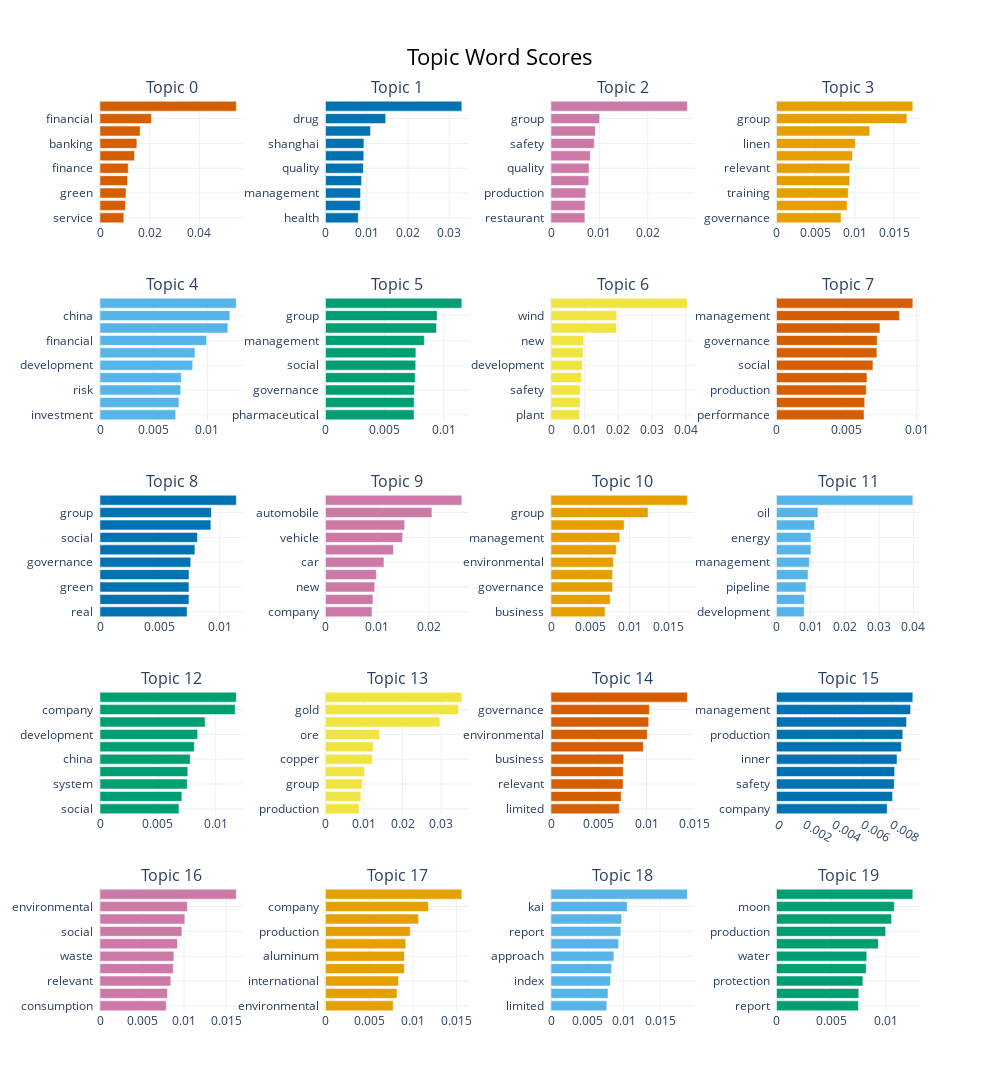

The cell this chart's notebook holds for it:
### Code cell
topic_model.visualize_barchart(top_n_topics=20, n_words=10)

### Figure 1 — Plotly figure (JSON) as saved in the notebook; plotly's stock layout.template omitted (floating-point values rounded to 4 significant figures)
{"data": [{"marker": {"color": "#D55E00"}, "orientation": "h", "type": "bar", "x": [0.009621, 0.01021, 0.01049, 0.01107, 0.01138, 0.01391, 0.01484, 0.01618, 0.02073, 0.05491], "xaxis": "x", "y": ["service  ", "poverty  ", "green  ", "loan  ", "finance  ", "branch  ", "banking  ", "credit  ", "financial  ", "bank  "], "yaxis": "y"}, {"marker": {"color": "#0072B2"}, "orientation": "h", "type": "bar", "x": [0.007946, 0.008433, 0.008504, 0.008741, 0.009164, 0.009282, 0.009321, 0.01091, 0.01459, 0.03305], "xaxis": "x2", "y": ["health  ", "clinical  ", "management  ", "production  ", "quality  ", "medicine  ", "shanghai  ", "medical  ", "drug  ", "pharmaceutical  "], "yaxis": "y2"}, {"marker": {"color": "#CC79A7"}, "orientation": "h", "type": "bar", "x": [0.007012, 0.007039, 0.007197, 0.007801, 0.007874, 0.00813, 0.008951, 0.009154, 0.01007, 0.02819], "xaxis": "x3", "y": ["restaurant  ", "environmental  ", "production  ", "ya  ", "quality  ", "product  ", "safety  ", "hei  ", "group  ", "food  "], "yaxis": "y3"}, {"marker": {"color": "#E69F00"}, "orientation": "h", "type": "bar", "x": [0.008244, 0.008999, 0.00916, 0.009353, 0.009363, 0.009701, 0.01006, 0.0119, 0.01665, 0.0174], "xaxis": "x4", "y": ["governance  ", "social  ", "training  ", "environmental  ", "relevant  ", "staff  ", "linen  ", "labour  ", "group  ", "kingdom  "], "yaxis": "y4"}, {"marker": {"color": "#56B4E9"}, "orientation": "h", "type": "bar", "x": [0.007043, 0.007345, 0.00751, 0.007565, 0.008626, 0.008841, 0.009916, 0.0119, 0.01208, 0.01269], "xaxis": "x5", "y": ["investment  ", "system  ", "risk  ", "business  ", "development  ", "management  ", "financial  ", "leasing  ", "china  ", "company  "], "yaxis": "y5"}, {"marker": {"color": "#009E73"}, "orientation": "h", "type": "bar", "x": [0.007492, 0.0075, 0.007526, 0.007585, 0.007635, 0.007648, 0.008362, 0.009393, 0.009447, 0.01153], "xaxis": "x6", "y": ["pharmaceutical  ", "safety  ", "governance  ", "quality  ", "social  ", "water  ", "management  ", "environmental  ", "group  ", "production  "], "yaxis": "y6"}, {"marker": {"color": "#F0E442"}, "orientation": "h", "type": "bar", "x": [0.008531, 0.008633, 0.008682, 0.009129, 0.009293, 0.009489, 0.009726, 0.01947, 0.01955, 0.04052], "xaxis": "x7", "y": ["plant  ", "photovoltaic  ", "safety  ", "solar  ", "development  ", "generation  ", "new  ", "energy  ", "wind  ", "power  "], "yaxis": "y7"}, {"marker": {"color": "#D55E00"}, "orientation": "h", "type": "bar", "x": [0.006247, 0.006291, 0.006403, 0.006452, 0.006877, 0.007159, 0.007184, 0.007378, 0.00877, 0.009723], "xaxis": "x8", "y": ["performance  ", "business  ", "production  ", "safety  ", "social  ", "report  ", "governance  ", "environmental  ", "management  ", "group  "], "yaxis": "y8"}, {"marker": {"color": "#0072B2"}, "orientation": "h", "type": "bar", "x": [0.007281, 0.007429, 0.007434, 0.007435, 0.007581, 0.007934, 0.008137, 0.009264, 0.009305, 0.01139], "xaxis": "x9", "y": ["real  ", "estate  ", "green  ", "environmental  ", "governance  ", "management  ", "social  ", "service  ", "group  ", "property  "], "yaxis": "y9"}, {"marker": {"color": "#CC79A7"}, "orientation": "h", "type": "bar", "x": [0.008992, 0.009176, 0.009525, 0.009839, 0.01131, 0.01315, 0.01493, 0.01533, 0.02059, 0.02638], "xaxis": "x10", "y": ["company  ", "great  ", "new  ", "automotive  ", "car  ", "auto  ", "vehicle  ", "wall  ", "automobile  ", "motor  "], "yaxis": "y10"}, {"marker": {"color": "#E69F00"}, "orientation": "h", "type": "bar", "x": [0.006875, 0.007543, 0.007839, 0.007842, 0.007926, 0.0083, 0.008755, 0.009311, 0.01235, 0.01734], "xaxis": "x11", "y": ["business  ", "community  ", "governance  ", "social  ", "environmental  ", "report  ", "management  ", "construction  ", "group  ", "property  "], "yaxis": "y11"}, {"marker": {"color": "#56B4E9"}, "orientation": "h", "type": "bar", "x": [0.008094, 0.008182, 0.008629, 0.009234, 0.009582, 0.01006, 0.01007, 0.0111, 0.01211, 0.03983], "xaxis": "x12", "y": ["development  ", "china  ", "pipeline  ", "natural  ", "management  ", "corp  ", "energy  ", "safety  ", "oil  ", "gas  "], "yaxis": "y12"}, {"marker": {"color": "#009E73"}, "orientation": "h", "type": "bar", "x": [0.006828, 0.007079, 0.007538, 0.007591, 0.007801, 0.008155, 0.008442, 0.009089, 0.01168, 0.01179], "xaxis": "x13", "y": ["social  ", "project  ", "system  ", "construction  ", "china  ", "management  ", "development  ", "corporate  ", "company  ", "responsibility  "], "yaxis": "y13"}, {"marker": {"color": "#F0E442"}, "orientation": "h", "type": "bar", "x": [0.008689, 0.009177, 0.009567, 0.01008, 0.01215, 0.01241, 0.01404, 0.02968, 0.03452, 0.03537], "xaxis": "x14", "y": ["production  ", "company  ", "group  ", "environmental  ", "copper  ", "safety  ", "ore  ", "mining  ", "gold  ", "mine  "], "yaxis": "y14"}, {"marker": {"color": "#D55E00"}, "orientation": "h", "type": "bar", "x": [0.007146, 0.007346, 0.007542, 0.007561, 0.007609, 0.009662, 0.01007, 0.01022, 0.01029, 0.01427], "xaxis": "x15", "y": ["limited  ", "consumption  ", "relevant  ", "waste  ", "business  ", "report  ", "environmental  ", "social  ", "governance  ", "group  "], "yaxis": "y15"}, {"marker": {"color": "#0072B2"}, "orientation": "h", "type": "bar", "x": [0.007633, 0.008004, 0.008123, 0.00815, 0.008313, 0.008616, 0.00871, 0.008972, 0.009252, 0.009404], "xaxis": "x16", "y": ["company  ", "social  ", "safety  ", "governance  ", "inner  ", "group  ", "production  ", "environmental  ", "management  ", "water  "], "yaxis": "y16"}, {"marker": {"color": "#CC79A7"}, "orientation": "h", "type": "bar", "x": [0.00789, 0.008024, 0.008426, 0.008723, 0.008793, 0.00922, 0.009749, 0.0101, 0.01039, 0.01623], "xaxis": "x17", "y": ["consumption  ", "data  ", "relevant  ", "report  ", "waste  ", "year  ", "social  ", "governance  ", "environmental  ", "group  "], "yaxis": "y17"}, {"marker": {"color": "#E69F00"}, "orientation": "h", "type": "bar", "x": [0.007741, 0.008169, 0.008353, 0.009015, 0.009034, 0.009175, 0.009685, 0.01063, 0.01177, 0.01558], "xaxis": "x18", "y": ["environmental  ", "safety  ", "international  ", "project  ", "aluminum  ", "management  ", "production  ", "aluminium  ", "company  ", "power  "], "yaxis": "y18"}, {"marker": {"color": "#56B4E9"}, "orientation": "h", "type": "bar", "x": [0.007673, 0.007844, 0.008166, 0.008341, 0.008655, 0.009304, 0.009614, 0.009721, 0.01049, 0.01876], "xaxis": "x19", "y": ["limited  ", "management  ", "index  ", "business  ", "approach  ", "content  ", "report  ", "performance  ", "kai  ", "hong  "], "yaxis": "y19"}, {"marker": {"color": "#009E73"}, "orientation": "h", "type": "bar", "x": [0.007492, 0.007528, 0.007903, 0.008202, 0.008259, 0.009317, 0.009988, 0.01053, 0.01078, 0.01247], "xaxis": "x20", "y": ["report  ", "chemical  ", "protection  ", "emission  ", "water  ", "waste  ", "production  ", "environmental  ", "moon  ", "group  "], "yaxis": "y20"}], "layout": {"annotations": [{"font": {"size": 16}, "showarrow": false, "text": "Topic 0", "x": 0.0875, "xanchor": "center", "xref": "paper", "y": 1.0, "yanchor": "bottom", "yref": "paper"}, {"font": {"size": 16}, "showarrow": false, "text": "Topic 1", "x": 0.3625, "xanchor": "center", "xref": "paper", "y": 1.0, "yanchor": "bottom", "yref": "paper"}, {"font": {"size": 16}, "showarrow": false, "text": "Topic 2", "x": 0.6375, "xanchor": "center", "xref": "paper", "y": 1.0, "yanchor": "bottom", "yref": "paper"}, {"font": {"size": 16}, "showarrow": false, "text": "Topic 3", "x": 0.9125, "xanchor": "center", "xref": "paper", "y": 1.0, "yanchor": "bottom", "yref": "paper"}, {"font": {"size": 16}, "showarrow": false, "text": "Topic 4", "x": 0.0875, "xanchor": "center", "xref": "paper", "y": 0.784, "yanchor": "bottom", "yref": "paper"}, {"font": {"size": 16}, "showarrow": false, "text": "Topic 5", "x": 0.3625, "xanchor": "center", "xref": "paper", "y": 0.784, "yanchor": "bottom", "yref": "paper"}, {"font": {"size": 16}, "showarrow": false, "text": "Topic 6", "x": 0.6375, "xanchor": "center", "xref": "paper", "y": 0.784, "yanchor": "bottom", "yref": "paper"}, {"font": {"size": 16}, "showarrow": false, "text": "Topic 7", "x": 0.9125, "xanchor": "center", "xref": "paper", "y": 0.784, "yanchor": "bottom", "yref": "paper"}, {"font": {"size": 16}, "showarrow": false, "text": "Topic 8", "x": 0.0875, "xanchor": "center", "xref": "paper", "y": 0.568, "yanchor": "bottom", "yref": "paper"}, {"font": {"size": 16}, "showarrow": false, "text": "Topic 9", "x": 0.3625, "xanchor": "center", "xref": "paper", "y": 0.568, "yanchor": "bottom", "yref": "paper"}, {"font": {"size": 16}, "showarrow": false, "text": "Topic 10", "x": 0.6375, "xanchor": "center", "xref": "paper", "y": 0.568, "yanchor": "bottom", "yref": "paper"}, {"font": {"size": 16}, "showarrow": false, "text": "Topic 11", "x": 0.9125, "xanchor": "center", "xref": "paper", "y": 0.568, "yanchor": "bottom", "yref": "paper"}, {"font": {"size": 16}, "showarrow": false, "text": "Topic 12", "x": 0.0875, "xanchor": "center", "xref": "paper", "y": 0.352, "yanchor": "bottom", "yref": "paper"}, {"font": {"size": 16}, "showarrow": false, "text": "Topic 13", "x": 0.3625, "xanchor": "center", "xref": "paper", "y": 0.352, "yanchor": "bottom", "yref": "paper"}, {"font": {"size": 16}, "showarrow": false, "text": "Topic 14", "x": 0.6375, "xanchor": "center", "xref": "paper", "y": 0.352, "yanchor": "bottom", "yref": "paper"}, {"font": {"size": 16}, "showarrow": false, "text": "Topic 15", "x": 0.9125, "xanchor": "center", "xref": "paper", "y": 0.352, "yanchor": "bottom", "yref": "paper"}, {"font": {"size": 16}, "showarrow": false, "text": "Topic 16", "x": 0.0875, "xanchor": "center", "xref": "paper", "y": 0.136, "yanchor": "bottom", "yref": "paper"}, {"font": {"size": 16}, "showarrow": false, "text": "Topic 17", "x": 0.3625, "xanchor": "center", "xref": "paper", "y": 0.136, "yanchor": "bottom", "yref": "paper"}, {"font": {"size": 16}, "showarrow": false, "text": "Topic 18", "x": 0.6375, "xanchor": "center", "xref": "paper", "y": 0.136, "yanchor": "bottom", "yref": "paper"}, {"font": {"size": 16}, "showarrow": false, "text": "Topic 19", "x": 0.9125, "xanchor": "center", "xref": "paper", "y": 0.136, "yanchor": "bottom", "yref": "paper"}], "height": 1250, "hoverlabel": {"bgcolor": "white", "font": {"family": "Rockwell", "size": 16}}, "showlegend": false, "title": {"font": {"color": "Black", "size": 22}, "text": "Topic Word Scores", "x": 0.5, "xanchor": "center", "yanchor": "top"}, "width": 1000, "xaxis": {"anchor": "y", "domain": [0, 0.175], "showgrid": true}, "xaxis10": {"anchor": "y10", "domain": [0.275, 0.45], "showgrid": true}, "xaxis11": {"anchor": "y11", "domain": [0.55, 0.725], "showgrid": true}, "xaxis12": {"anchor": "y12", "domain": [0.825, 1], "showgrid": true}, "xaxis13": {"anchor": "y13", "domain": [0, 0.175], "showgrid": true}, "xaxis14": {"anchor": "y14", "domain": [0.275, 0.45], "showgrid": true}, "xaxis15": {"anchor": "y15", "domain": [0.55, 0.725], "showgrid": true}, "xaxis16": {"anchor": "y16", "domain": [0.825, 1], "showgrid": true}, "xaxis17": {"anchor": "y17", "domain": [0, 0.175], "showgrid": true}, "xaxis18": {"anchor": "y18", "domain": [0.275, 0.45], "showgrid": true}, "xaxis19": {"anchor": "y19", "domain": [0.55, 0.725], "showgrid": true}, "xaxis2": {"anchor": "y2", "domain": [0.275, 0.45], "showgrid": true}, "xaxis20": {"anchor": "y20", "domain": [0.825, 1], "showgrid": true}, "xaxis3": {"anchor": "y3", "domain": [0.55, 0.725], "showgrid": true}, "xaxis4": {"anchor": "y4", "domain": [0.825, 1], "showgrid": true}, "xaxis5": {"anchor": "y5", "domain": [0, 0.175], "showgrid": true}, "xaxis6": {"anchor": "y6", "domain": [0.275, 0.45], "showgrid": true}, "xaxis7": {"anchor": "y7", "domain": [0.55, 0.725], "showgrid": true}, "xaxis8": {"anchor": "y8", "domain": [0.825, 1], "showgrid": true}, "xaxis9": {"anchor": "y9", "domain": [0, 0.175], "showgrid": true}, "yaxis": {"anchor": "x", "domain": [0.864, 1.0], "showgrid": true}, "yaxis10": {"anchor": "x10", "domain": [0.432, 0.568], "showgrid": true}, "yaxis11": {"anchor": "x11", "domain": [0.432, 0.568], "showgrid": true}, "yaxis12": {"anchor": "x12", "domain": [0.432, 0.568], "showgrid": true}, "yaxis13": {"anchor": "x13", "domain": [0.216, 0.352], "showgrid": true}, "yaxis14": {"anchor": "x14", "domain": [0.216, 0.352], "showgrid": true}, "yaxis15": {"anchor": "x15", "domain": [0.216, 0.352], "showgrid": true}, "yaxis16": {"anchor": "x16", "domain": [0.216, 0.352], "showgrid": true}, "yaxis17": {"anchor": "x17", "domain": [0, 0.136], "showgrid": true}, "yaxis18": {"anchor": "x18", "domain": [0, 0.136], "showgrid": true}, "yaxis19": {"anchor": "x19", "domain": [0, 0.136], "showgrid": true}, "yaxis2": {"anchor": "x2", "domain": [0.864, 1.0], "showgrid": true}, "yaxis20": {"anchor": "x20", "domain": [0, 0.136], "showgrid": true}, "yaxis3": {"anchor": "x3", "domain": [0.864, 1.0], "showgrid": true}, "yaxis4": {"anchor": "x4", "domain": [0.864, 1.0], "showgrid": true}, "yaxis5": {"anchor": "x5", "domain": [0.648, 0.784], "showgrid": true}, "yaxis6": {"anchor": "x6", "domain": [0.648, 0.784], "showgrid": true}, "yaxis7": {"anchor": "x7", "domain": [0.648, 0.784], "showgrid": true}, "yaxis8": {"anchor": "x8", "domain": [0.648, 0.784], "showgrid": true}, "yaxis9": {"anchor": "x9", "domain": [0.432, 0.568], "showgrid": true}}}
